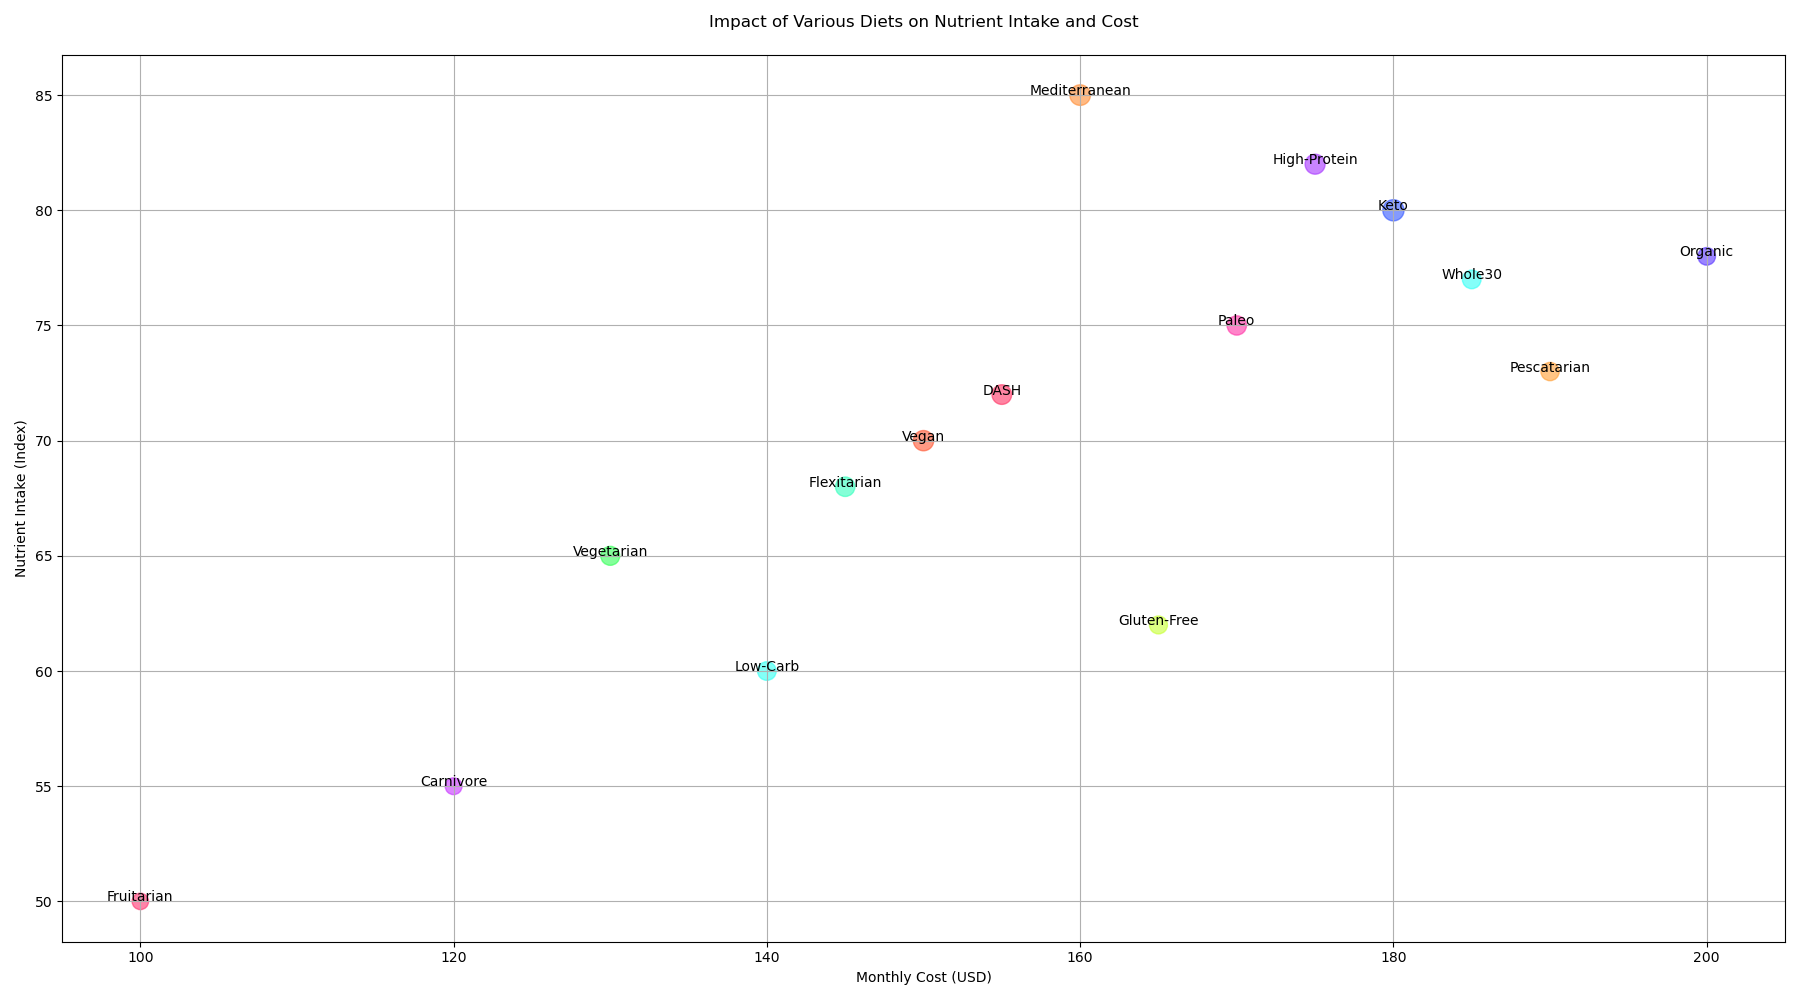

Python code for this plot:

import matplotlib.pyplot as plt

# Data
diet = ['Vegan', 'Vegetarian', 'Keto', 'Paleo', 'Mediterranean', 'Low-Carb', 'High-Protein', 'DASH', 'Flexitarian', 'Gluten-Free', 'Organic', 'Pescatarian', 'Whole30', 'Carnivore', 'Fruitarian']
nutrient_intake = [70, 65, 80, 75, 85, 60, 82, 72, 68, 62, 78, 73, 77, 55, 50]
monthly_cost = [150, 130, 180, 170, 160, 140, 175, 155, 145, 165, 200, 190, 185, 120, 100]
popularity_index = [320, 280, 350, 290, 330, 270, 310, 300, 295, 250, 240, 260, 270, 220, 210]

# Bubble sizes, normalizing popularity_index to suitable sizes for bubbles
sizes = [index / 1.5 for index in popularity_index]

# Color codes
colors = ['#FF5733', '#33FF57', '#3357FF', '#FF33A6', '#FF8C33', '#33FFF3', '#A633FF', '#FF3364', '#33FFBD', '#C7FF33', '#5733FF', '#FF9E33', '#33FFF5', '#C733FF', '#FF3370']

# Create plot
plt.figure(figsize=(18, 10))
plt.scatter(monthly_cost, nutrient_intake, s=sizes, c=colors, alpha=0.6)
plt.title('Impact of Various Diets on Nutrient Intake and Cost', pad=20)
plt.xlabel('Monthly Cost (USD)')
plt.ylabel('Nutrient Intake (Index)')

# Annotate diet names
for i, txt in enumerate(diet):
    plt.annotate(txt, (monthly_cost[i], nutrient_intake[i]), ha='center')

plt.grid(True)
plt.tight_layout()
plt.show()
